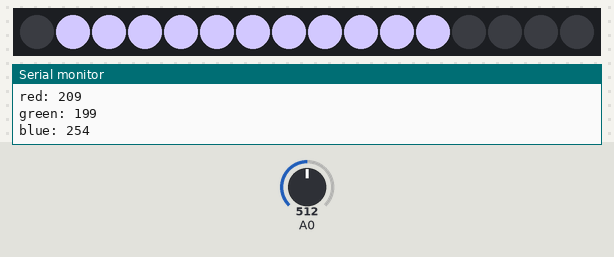
Recording of a sketch running on a simulated Arduino Uno, built with avr-gcc and run on an emulated ATmega328P. Shown: 16 RGB LEDs in strip order, left to right, the last lines printed to the serial monitor. The test bench sets the inputs (shaded band); at power-on: A0 = 512. Dim RGB values are drawn brighter than linear; random numbers use the default seed unless the sketch sets one.

Above: at 1.36 s.
1.4 s: A0 set to 0
At 1.91 s:
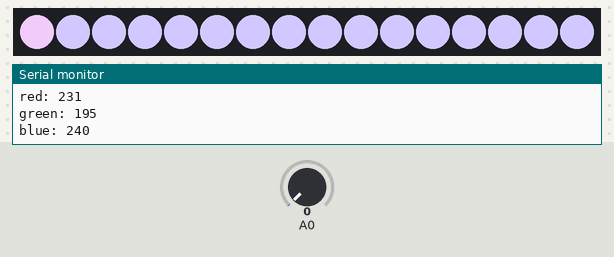
5.3 s: A0 set to 306
At 7.05 s:
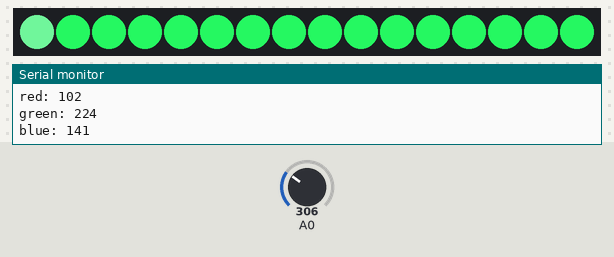
7.5 s: A0 set to 122
At 8.77 s:
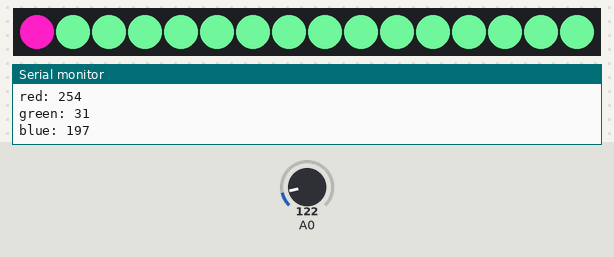
10.5 s: A0 set to 1023
At 12.2 s:
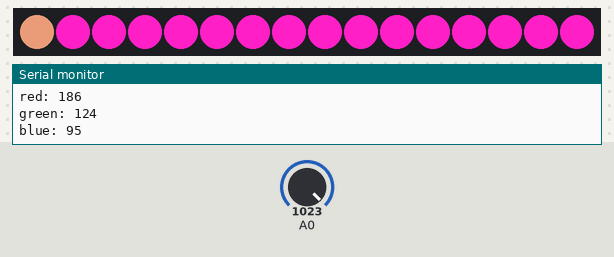
14.0 s: A0 set to 716
At 15.62 s:
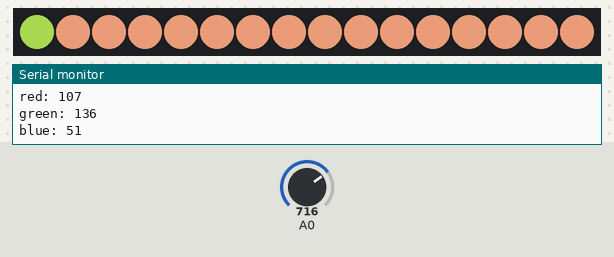
19.2 s: A0 set to 900
At 20.92 s:
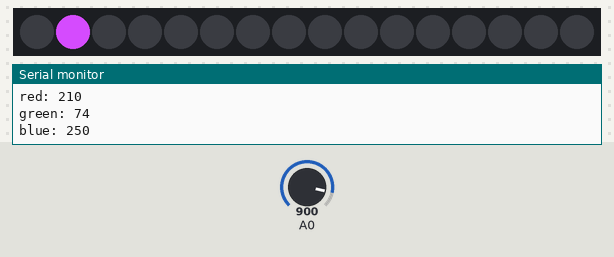

The sketch:

LedNeoPixel.ino
```cpp
/* Trabalho realizado por Aurora Campos & Fernando Campos
Trata-se do modelo com 12 LEDs
Apaga a cada volta todos os LEDdo NeoPixel
Vai variando a cor de acordo com os códigos RGB
Comando através de um só condutor porta 2 do arduino.
Os leds são alimentados a partir do arduino
Utiliza livraria especifica Adafruit_NeoPixel.h
Mais informação e modelos pode ser encontrado em
https://learn.adafruit.com/adafruit-neopixel-uberguide/arduino-library-use

*/

/* Inclusão de livraria e variáveis globais */

#include <Adafruit_NeoPixel.h>

#define PIN 2          // define o pin de saida para comunicação
#define NUMPIXELS  16 // numero de leds utilizados no modelo

Adafruit_NeoPixel pixels = Adafruit_NeoPixel(NUMPIXELS, PIN, NEO_GRB + NEO_KHZ800);
// Inicializa  estrutura de acordo com as carateristicas do modelo


int delayval = 100; // tempo de delay para a sensação de movimento
                     // utilizar por exemplo entre 10 (dez meilisegundos)e 1000 (1 segundo)
                     // valor por defeito 100 milisegundos

// inicialização das variáveis da cor vermelha, verde e azul com o código da cor

int redColor = 0;
int greenColor = 0;
int blueColor = 0;
long numAleatorioInt;

// Configura porta série e NeoPixel
void setup() {
  // Inicializa a livraria do NeoPixel
pixels.begin();
 pixels.show(); // Inicializa com todos os leds apagados
  // Inicializa porta série a 9600 Baud
Serial.begin(9600);
  // inicializa o gerador de números aleatórios.
  // um pino analógico desconectado irá retornar um
  // valor aleatório de tensão em analogRead()
  randomSeed(analogRead(0));
//  pixels.setBrightness(64);
  delay  (100); // espera no arranque
}

void loop() {

  randomSeed(analogRead(0)); // Semente variável a partir de uma fonte aleatória

 setColor();


for(int i=0;i<NUMPIXELS;i++){
//  a função pixels.Color tem como parametro de entrada os valores entre 0 e 255
  // respeitantes às cores vermelha, verde e azul (RGB), variáveis
  // redColor, greenColor, blueColor.
  // O primeiro argumento i , no exemplo é o pixel (led) number ao longo da cadeia de leds ,
  // começando no 0 .
pixels.setPixelColor(i, pixels.Color(redColor, greenColor, blueColor));
  // Envia a cor para o Hardware do NeoPixel
pixels.show();

delay(delayval); // atraso de acordo com valor progranado na variável global delayval

if (i == 0){
 // após ter chegado ao número máximo de Leds do NeoPixel inicia tudo novamente
 // e apaga os 12 leds
   pixels.clear(); // limpa o NeoPixel
  numAleatorioInt = random(256);
 // pixels.setBrightness(numAleatorioInt);
 // pixels.show();
  delay (100);

}

}
}

/* função setColor()
  gera valores RGB aleatórios
  Envia informação para o Monitor Serial com o código usado
  e valor é usado para ser usado nas funções do NeoPixel
   pixels.setPixelColor, no comando do respetivo LED i*/

void setColor(){
redColor = random(0, 255);
greenColor = random(0,255);
blueColor = random(0, 255);
Serial.print("red: ");
Serial.println(redColor);
Serial.print("green: ");
Serial.println(greenColor);
Serial.print("blue: ");
Serial.println(blueColor);
}
```
